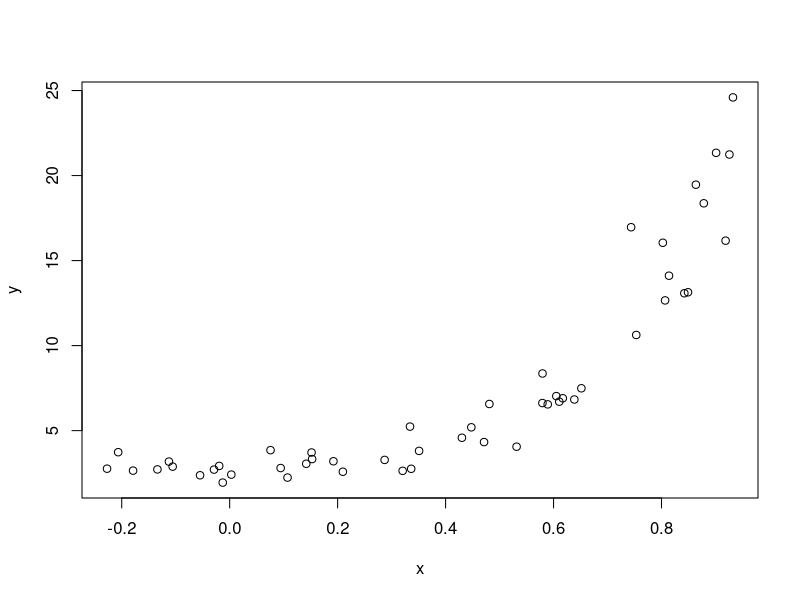

This figure's R source: (Note: this script raises an error after producing the figure.)
# synthetic data
# 1 response (y) and 1 explanatory variable (x1) with 1 quadratic term


set.seed(1056)                    # set seed to replicate example
nobs = 50                         # number of obs in model 
x <- runif(nobs,-0.25,1) 
phi <- 0.05
r <-1/phi
beta1 <- 1
beta2 <- 0.25
beta3 <- -2.25
xb <- beta1 + beta2* x - beta3 * x^2  
exb <- exp(xb)
y <- rgamma(nobs, shape = r, rate= r/exb)
d <- data.frame(x,y)
plot(x,y)



fit <- glm(y ~ x+I(x^2),family = Gamma(link = "log"))          # Normal Fit 
summary(fit) 

d$predicted <- predict(fit,type="response")

ggplot(d, aes(x = x, y = y)) +
  geom_segment(aes(xend = x, yend = predicted)) +
  geom_point(color="purple",size=2) +
  geom_line(aes(x=x,y=predicted))+
  theme_xkcd() +
  theme(panel.background = element_rect(color = "black", fill = "gray85") )
